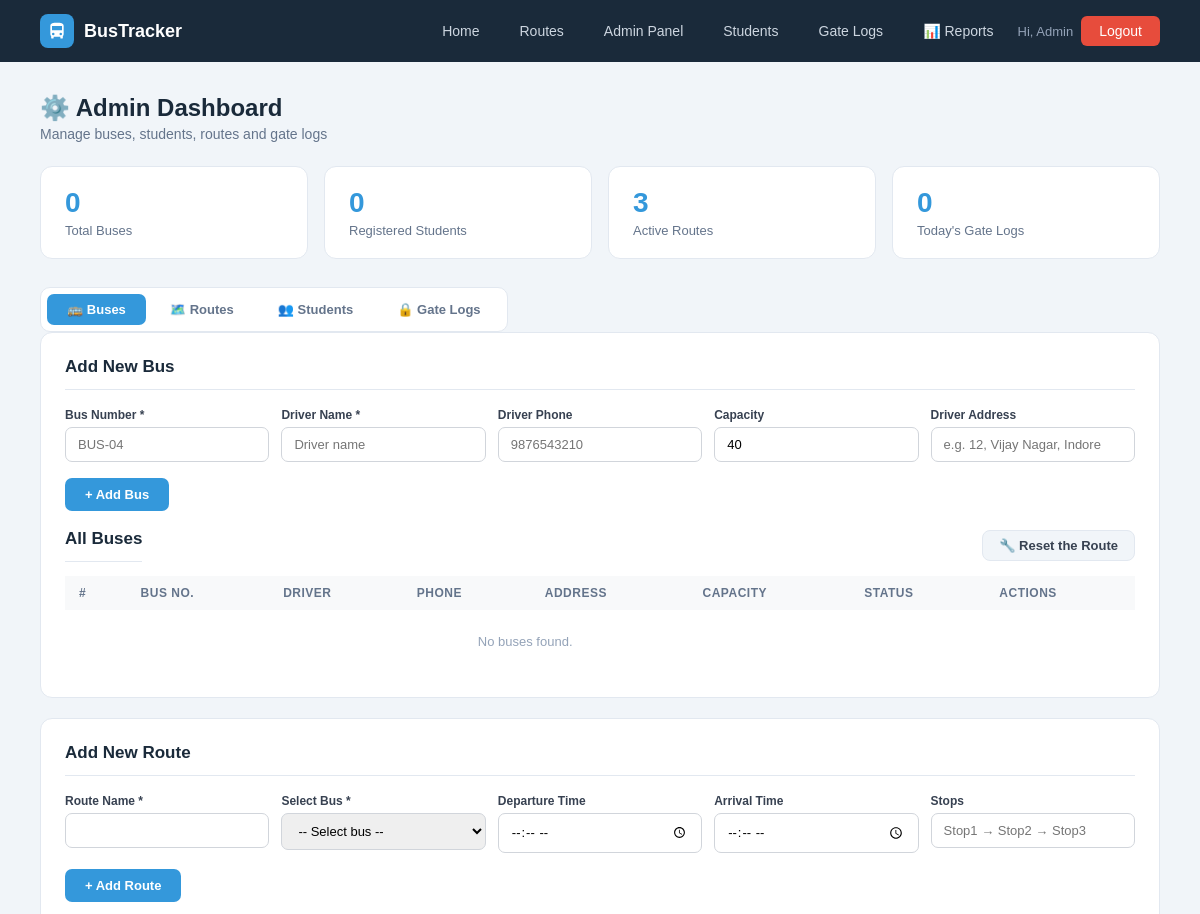
Page /admin (signed in, upper part) on the earlier database version.
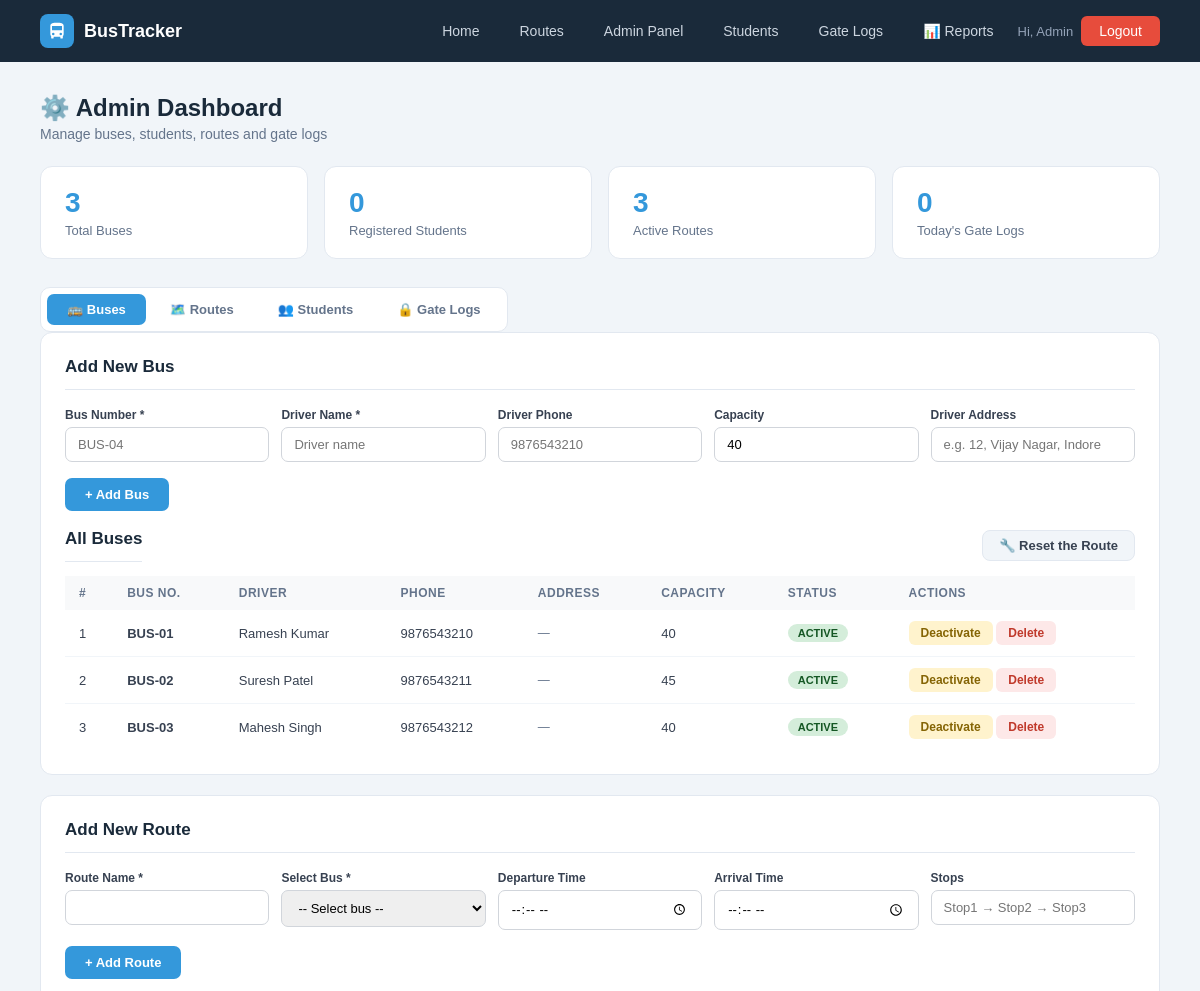
Same page on the later database version.
### tables this page shows
CREATE TABLE buses (
        id INTEGER PRIMARY KEY AUTOINCREMENT,
        bus_number TEXT UNIQUE NOT NULL, driver_name TEXT NOT NULL,
        driver_phone TEXT, driver_address TEXT, capacity INTEGER DEFAULT 40,
        status TEXT DEFAULT 'active',
        current_lat REAL DEFAULT 22.7196, current_lng REAL DEFAULT 75.8577);

### app.py (the view)
@app.route('/admin')
@admin_required
def admin_dashboard():
    db = get_db()
    buses    = db.execute("SELECT * FROM buses").fetchall()
    students = db.execute('''SELECT u.*,r.route_name FROM users u
                             LEFT JOIN routes r ON u.route_id=r.id
                             WHERE u.role='student' ORDER BY u.created_at DESC''').fetchall()
    routes   = db.execute("SELECT r.*,b.bus_number FROM routes r LEFT JOIN buses b ON r.bus_id=b.id").fetchall()
    logs     = db.execute("SELECT * FROM gate_logs ORDER BY log_time DESC LIMIT 15").fetchall()
    stats = dict(
        total_buses=db.execute("SELECT COUNT(*) FROM buses").fetchone()[0],
        total_students=db.execute("SELECT COUNT(*) FROM users WHERE role='student'").fetchone()[0],
        total_routes=db.execute("SELECT COUNT(*) FROM routes").fetchone()[0],
        today_logs=db.execute("SELECT COUNT(*) FROM gate_logs WHERE DATE(log_time)=DATE('now')").fetchone()[0])
    db.close(); return render_template('admin.html', buses=buses, students=students, routes=routes, logs=logs, stats=stats)

### app.py (called while the page is built, shortened)
def get_db():
    conn = sqlite3.connect(DB)
    conn.row_factory = sqlite3.Row
    return conn

def admin_required(f):
    @wraps(f)
    def dec(*a, **kw):
        if 'admin' not in session:
            flash('Admin access required.', 'error')
            return redirect(url_for('admin_login'))
        return f(*a, **kw)
    return dec

@app.context_processor
def inject_notifications():
    return dict(notifications=[], unread_count=0)

### templates/admin.html (shortened to what this page needs)
{% extends "base.html" %}
{% block content %}
<div class="page">
    <div class="page-header">
        <div style="display:flex;gap:12px;align-items:flex-start;flex-wrap:wrap;justify-content:space-between;">
            <div>
                <h1>⚙️ Admin Dashboard</h1>
                <p>Manage buses, students, routes and gate logs</p>
            </div>
        </div>
    </div>
    <div class="stat-cards">
        <div class="stat-card"><div class="num">{{ stats.total_buses }}</div><div class="lbl">Total Buses</div></div>
        <div class="stat-card"><div class="num">{{ stats.total_students }}</div><div class="lbl">Registered Students</div></div>
        <div class="stat-card"><div class="num">{{ stats.total_routes }}</div><div class="lbl">Active Routes</div></div>
        <div class="stat-card"><div class="num">{{ stats.today_logs }}</div><div class="lbl">Today's Gate Logs</div></div>
    </div>
    <div class="tab-wrap">
        <div class="tab-labels">
            <label for="tab-buses">🚌 Buses</label>
            <label for="tab-routes">🗺️ Routes</label>
            <label for="tab-students">👥 Students</label>
            <label for="tab-logs">🔒 Gate Logs</label>
        </div>
        <div class="tab-contents">
            <div class="panel" id="content-buses">
                <h2>Add New Bus</h2>
                <form method="POST" action="{{ url_for('add_bus') }}">
                    <div class="form-row">
                        <div class="fg"><label>Bus Number *</label><input type="text" name="bus_number" placeholder="BUS-04" required></div>
                        <div class="fg"><label>Driver Name *</label><input type="text" name="driver_name" placeholder="Driver name" required></div>
                        <div class="fg"><label>Driver Phone</label><input type="tel" name="driver_phone" placeholder="9876543210" maxlength="10"></div>
                        <div class="fg"><label>Capacity</label><input type="number" name="capacity" value="40" min="10" max="60"></div>
                        <div class="fg" style="width:100%"><label>Driver Address</label><input type="text" name="driver_address" placeholder="e.g. 12, Vijay Nagar, Indore"></div>
                    </div>
                    <button type="submit" class="btn-add">+ Add Bus</button>
                </form>
                <br>
                <div style="display:flex;align-items:center;justify-content:space-between;margin-bottom:14px;">
                    <h2 style="margin:0;">All Buses</h2>
                    <a href="{{ url_for('fix_routes') }}"
                       onclick="return confirm('Are you sure you want to restore all routes to their original buses?')"
                       style="background:#f1f5f9;color:#374151;padding:7px 16px;border-radius:8px;font-size:13px;font-weight:600;text-decoration:none;border:1px solid #e2e8f0;">
                       🔧 Reset the Route
                    </a>
                </div>
                <table>
                    <thead><tr><th>#</th><th>Bus No.</th><th>Driver</th><th>Phone</th><th>Address</th><th>Capacity</th><th>Status</th><th>Actions</th></tr></thead>
                    <tbody>
                    {% for b in buses %}
                    <tr>
                        <td>{{ loop.index }}</td>
                        <td><b>{{ b.bus_number }}</b></td>
                        <td>{{ b.driver_name }}</td>
                        <td>{{ b.driver_phone or '—' }}</td>
                        <td style="font-size:12px;color:#64748b;max-width:160px;">{{ b.driver_address or '—' }}</td>
                        <td>{{ b.capacity }}</td>
                        <td><span class="badge {{ 'badge-green' if b.status=='active' else 'badge-red' }}">{{ b.status.upper() }}</span></td>
                        <td>
                            {% if b.status == 'active' %}
                            <a href="{{ url_for('bus_status', bid=b.id, status='inactive') }}" class="btn-sm btn-warning">Deactivate</a>
                            {% else %}
                            <a href="{{ url_for('bus_status', bid=b.id, status='active') }}" class="btn-sm btn-success">Activate</a>
                            {% endif %}
                            <a href="{{ url_for('delete_bus', bid=b.id) }}" class="btn-sm btn-danger">Delete</a>
                        </td>
                    </tr>
                    {% else %}
                    <tr><td colspan="7" style="text-align:center;color:#94a3b8;padding:24px">No buses found.</td></tr>
                    {% endfor %}
                    </tbody>
                </table>
            </div>
           <div class="panel" id="content-routes">
             <h2>Add New Route</h2>
             <form method="POST" action="{{ url_for('add_route') }}">
                <div class="form-row">
                    <div class="fg">
                        <label>Route Name *</label>
                        <input type="text" name="route_name" required>
                    </div>
                    <div class="fg">
                        <label>Select Bus *</label>
                        <select name="bus_id" required>
                            <option value="">-- Select bus --</option>
                        </select>
                    </div>
                    <div class="fg">
                        <label>Departure Time</label>
                        <input type="time" name="departure_time">
                    </div>
                    <div class="fg">
                        <label>Arrival Time</label>
                        <input type="time" name="arrival_time">
                    </div>
                    <div class="fg" style="width:100%">
                        <label>Stops</label>
                        <input type="text" name="stops" placeholder="Stop1 → Stop2 → Stop3">
                    </div>
                </div>
                <button type="submit" class="btn-add">+ Add Route</button>
            </form>
            <br>
</div>
        </div>
    </div>
</div>
{% endblock %}

### templates/base.html (shortened to what this page needs)
<!DOCTYPE html>
<html lang="en">
<head>
    <link rel="stylesheet" href="{{ url_for('static', filename='css/style.css') }}">
</head>
<body>
<nav>
    <div class="nav-logo">
        <div class="nav-logo-icon">
            <svg viewBox="0 0 24 24"><path d="M4 16c0 .88.39 1.67 1 2.22V20a1 1 0 001 1h1a1 1 0 001-1v-1h8v1a1 1 0 001 1h1a1 1 0 001-1v-1.78c.61-.55 1-1.34 1-2.22V6c0-3.5-3.58-4-8-4S4 2.5 4 6v10zm3.5 1a1.5 1.5 0 110-3 1.5 1.5 0 010 3zm9 0a1.5 1.5 0 110-3 1.5 1.5 0 010 3zM6 6h12v5H6V6z"/></svg>
        </div>
        <span>BusTracker</span>
    </div>
    <div class="nav-links">
        <a href="{{ url_for('home') }}">Home</a>
        <a href="{{ url_for('routes_page') }}">Routes</a>
        {% if 'admin' in session or 'student' in session %}
            {% if 'admin' in session %}
                <a href="{{ url_for('admin_dashboard') }}">Admin Panel</a>
                <a href="{{ url_for('students_list') }}">Students</a>
                <a href="{{ url_for('gate_logs_page') }}">Gate Logs</a>
                <a href="{{ url_for('admin_reports') }}">📊 Reports</a>
            {% endif %}
            <span style="color:#94a3b8;font-size:13px">
                Hi,
                {% if 'admin' in session %}
                {{ session['admin']['name'] }}
                {% else %}
                {{ session['student']['name'] }}
                {% endif %}
            </span>
            {% if 'admin' in session %}
            <a href="/logout/admin" class="btn-danger">Logout</a>
            {% else %}
            <a href="/logout/student" class="btn-danger">Logout</a>
            {% endif %}
        {% endif %}
    </div>
</nav>
{% block content %}{% endblock %}
</body>
</html>

### static/css/style.css (style rules this page uses)
* { margin: 0; padding: 0; box-sizing: border-box; font-family: Arial, sans-serif; }
a { text-decoration: none; }
nav { display: flex; justify-content: space-between; align-items: center; padding: 14px 40px; background: #1a2a3a; position: sticky; top: 0; z-index: 100; }
.nav-logo { display: flex; align-items: center; gap: 10px; }
.nav-logo-icon { width: 34px; height: 34px; background: #3498db; border-radius: 8px; display: flex; align-items: center; justify-content: center; }
.nav-logo-icon svg { width: 20px; height: 20px; fill: white; }
.nav-logo span { color: white; font-size: 18px; font-weight: bold; }
.nav-links { display: flex; gap: 8px; align-items: center; }
.nav-links a { color: #cdd6e0; font-size: 14px; padding: 7px 16px; border-radius: 6px; transition: background .2s; }
.nav-links .btn-danger { background: #e74c3c; color: white; padding: 7px 18px; border-radius: 6px; }
.badge { display: inline-block; padding: 3px 10px; border-radius: 20px; font-size: 11px; font-weight: bold; }
.badge-green { background: #d4edda; color: #155724; }
.btn-sm { padding: 5px 12px; border-radius: 6px; font-size: 12px; font-weight: bold; border: none; cursor: pointer; text-decoration: none; display: inline-block; }
.btn-sm.btn-danger { background: #fde8e8; color: #c0392b; }
.btn-sm.btn-warning { background: #fff3cd; color: #856404; }
.page { padding: 32px 40px; background: #f1f5f9; min-height: 80vh; }
.page-header { margin-bottom: 24px; }
.page-header h1 { font-size: 24px; color: #1a2a3a; font-weight: bold; }
.page-header p { font-size: 14px; color: #64748b; margin-top: 4px; }
.panel { background: white; border-radius: 12px; border: 1px solid #e2e8f0; padding: 24px; margin-bottom: 20px; }
.panel h2 { font-size: 17px; font-weight: bold; color: #1a2a3a; margin-bottom: 18px; padding-bottom: 12px; border-bottom: 1px solid #e2e8f0; }
table { width: 100%; border-collapse: collapse; font-size: 13px; }
th { background: #f8f9fa; padding: 10px 14px; text-align: left; font-size: 12px; color: #64748b; text-transform: uppercase; letter-spacing: .5px; font-weight: 600; }
td { padding: 11px 14px; border-bottom: 1px solid #f1f5f9; color: #374151; }
tr:last-child td { border-bottom: none; }
.form-row { display: grid; grid-template-columns: repeat(auto-fit, minmax(160px, 1fr)); gap: 12px; margin-bottom: 16px; }
.fg label { display: block; font-size: 12px; font-weight: bold; color: #374151; margin-bottom: 5px; }
.fg input, .fg select { width: 100%; padding: 9px 12px; border: 1px solid #d1d5db; border-radius: 7px; font-size: 13px; outline: none; }
.btn-add { background: #3498db; color: white; padding: 9px 20px; border: none; border-radius: 7px; font-size: 13px; font-weight: bold; cursor: pointer; }
.stat-cards { display: grid; grid-template-columns: repeat(4, 1fr); gap: 16px; margin-bottom: 28px; }
.stat-card { background: white; border-radius: 12px; padding: 20px 24px; border: 1px solid #e2e8f0; }
.stat-card .num { font-size: 28px; font-weight: bold; color: #3498db; }
.stat-card .lbl { font-size: 13px; color: #64748b; margin-top: 4px; }
.tab-wrap { margin-bottom: 20px; }
.tab-labels { display: flex; gap: 4px; background: white; padding: 6px; border-radius: 10px; border: 1px solid #e2e8f0; width: fit-content; margin-bottom: 0; }
.tab-labels label { padding: 8px 20px; border-radius: 7px; font-size: 13px; font-weight: bold; cursor: pointer; color: #64748b; }
#tab-buses:checked ~ .tab-labels label[for="tab-buses"], #tab-routes:checked ~ .tab-labels label[for="tab-routes"], #tab-students:checked ~ .tab-labels label[for="tab-students"], #tab-logs:checked ~ .tab-labels label[for="tab-logs"] { background: #3498db; color: white; }
#tab-buses:checked ~ .tab-contents #content-buses, #tab-routes:checked ~ .tab-contents #content-routes, #tab-students:checked ~ .tab-contents #content-students, #tab-logs:checked ~ .tab-contents #content-logs { display: block; }

Differences in the rows shown:
added buses: bus_number "BUS-01", driver_name "Ramesh Kumar", driver_phone "9876543210", driver_address "—", capacity "40", status "ACTIVE"
added buses: bus_number "BUS-02", driver_name "Suresh Patel", driver_phone "9876543211", driver_address "—", capacity "45", status "ACTIVE"
added buses: bus_number "BUS-03", driver_name "Mahesh Singh", driver_phone "9876543212", driver_address "—", capacity "40", status "ACTIVE"
Other differences:
{{ stats.total_buses }}: "0" → "3"
text no longer shown: "No buses found."
